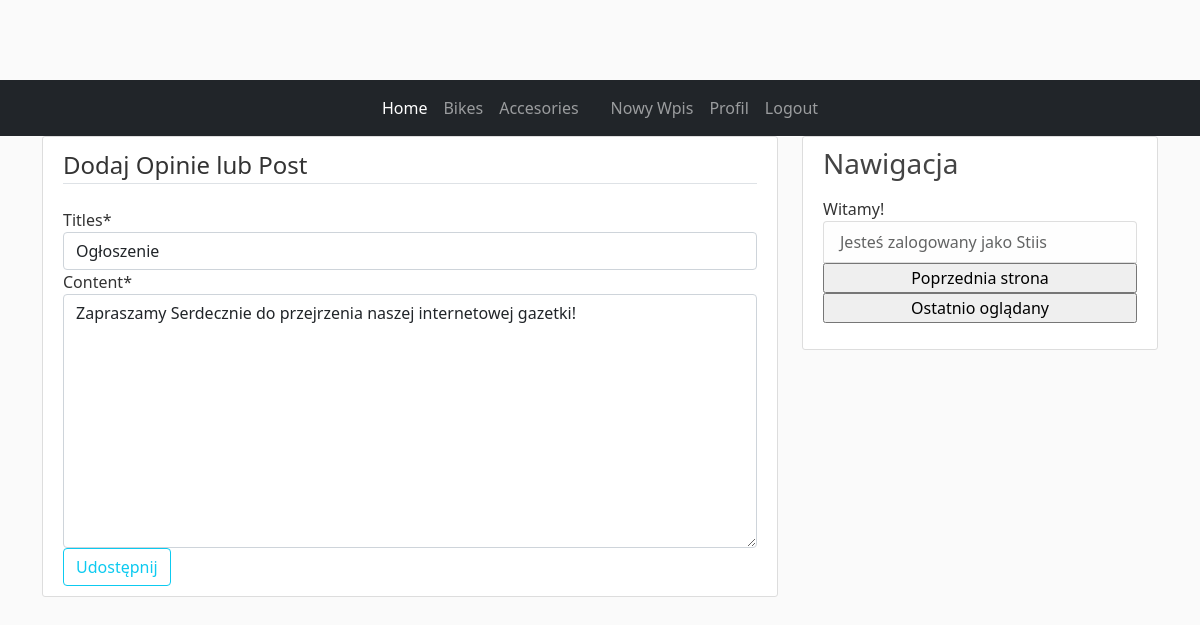
Page /post/6/update/ (signed in) on the committed database.
### blog/models.py (models this page shows, shortened)
class Post(models.Model):
    titles = models.CharField(max_length=8)
    content = models.TextField()
    date_posted = models.DateTimeField(default=timezone.now)
    author = models.ForeignKey(User, on_delete=models.CASCADE)

### blog/views.py (the view, shortened to what this page needs)
# urls.py: path('post/<int:pk>/update/', WpisAktualizacja.as_view(), name='post-update'),
class WpisAktualizacja(LoginRequiredMixin,UserPassesTestMixin,UpdateView):
    model = Post
    fields = ['titles','content']
    def test_func(self):
        post=self.get_object()
        if self.request.user == post.author:
            return True
        else:
            return False

### templates/blog/post_form.html (shortened to what this page needs)
{% extends "blog/base.html" %}
{% load crispy_forms_tags %}
{% block content %}
<div class="content-section">
    <form method="POST">
        <fieldset class="form-group">
            <legend class="border-bottom mb-4">Dodaj Opinie lub Post</legend>
            {{ form|crispy }}
        </fieldset>
        <div class="form-group">
            <button class="btn btn-outline-info" type="submit">Udostępnij</button>
        </div>
    </form>
</div>
{% endblock %}

### templates/blog/base.html (shortened to what this page needs)
{% load static %}
<!DOCTYPE html>
<html>
<head>
    <link href="https://cdn.jsdelivr.net/npm/bootstrap@5.0.0/dist/css/bootstrap.min.css" rel="stylesheet">
    <link rel="stylesheet" type="text/css" href="{% static 'blog/main.css' %}">
</head>
<body>
<nav class="navbar navbar-expand-lg navbar-dark bg-dark">
  <div class="container-fluid">
    <div
      class="collapse navbar-collapse justify-content-center"
      id="navbarCenteredExample"
    >
      <ul class="navbar-nav mb-2 mb-lg-0">
        <li class="nav-item">
          <a class="nav-link active" aria-current="page" href="{% url  'blog-home' %}">Home</a>
        </li>
        <li class="nav-item">
          <a class="nav-link" href="{% url 'blog-bikes' %}">Bikes</a>
         <li class="nav-item">
          <a class="nav-link" href="{% url 'blog-accesories' %}">Accesories</a>
        </li>
        </li>
        <li class="nav-item">
          <a class="nav-link disabled" href="#" tabindex="-1" aria-disabled="true"
            ></a
          >
        </li>
      </ul>
   <div class="navbar-nav">
              {% if user.is_authenticated %}
                  <a class="nav-item nav-link" href="{% url 'post-create' %}">Nowy Wpis</a>
                <a class="nav-item nav-link" href="{% url 'profile' %}">Profil</a>
                <a class="nav-item nav-link" href="{% url 'logout' %}">Logout</a>
              {% else %}
                <a class="nav-item nav-link" href="{% url 'login' %}">Login</a>
                <a class="nav-item nav-link" href="{% url 'register' %}">Register</a>
              {% endif %}
            </div>
</div>
  </div>
</nav>
<main role="main" class="container">
  <div class="row">
    <div class="col-md-8">
      {% block content %}{% endblock %}
    </div>
    <div class="col-md-4">
      <div class="content-section">
        <h3>Nawigacja</h3>
        <p class='text-muted'>
          <ul class="list-group">   Witamy!
          {% if user.is_authenticated %}
                  <li class="list-group-item list-group-item-light">Jesteś zalogowany jako {{ user.username }}</li>
              {% else %}
                <li class="list-group-item list-group-item-light">Nie jesteś zalogowany</li>
              {% endif %}
          <input type=button value="Poprzednia strona" onClick="javascript:history.go(-1);">
          <input type=button value="Ostatnio oglądany" onClick="javascript:history.go(1);">
          </ul>
        </p>
      </div>
    </div>
  </div>
</main>
</body>
</html>

### blog/static/main.css (style rules this page uses)
body { background: #fafafa; color: #333333; margin-top: 5rem; }
h1, h2, h3, h4, h5, h6 { color: #444444; }
ul { margin: 0; }
.content-section { background: #ffffff; padding: 10px 20px; border: 1px solid #dddddd; border-radius: 3px; margin-bottom: 20px; }

### rows in the picture
Post: titles "Ogłoszenie", content "Zapraszamy Serdecznie do przejrzenia naszej internetowej gazetki!"

### other values in the picture
{{ user.username }} "Stiis"
